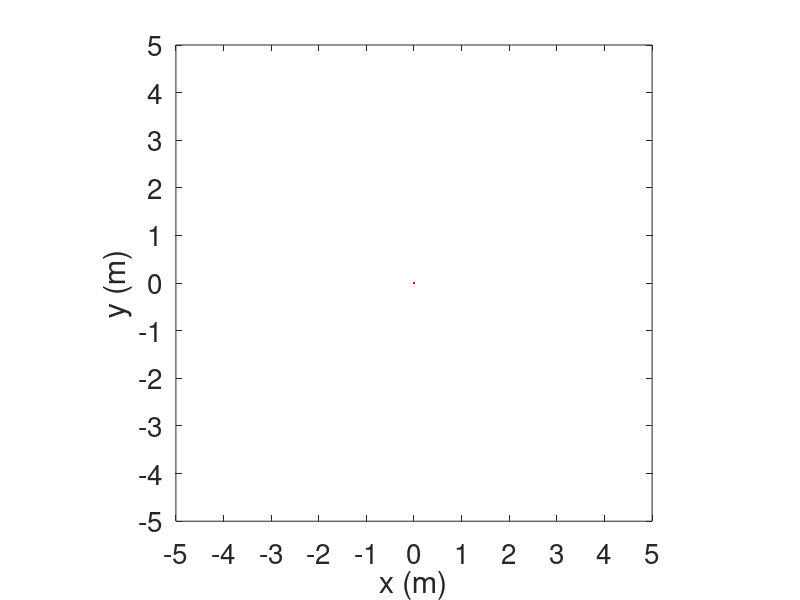

The MATLAB source for this figure: (Note: this script raises an error after producing the figure.)

function main(export, skip)
clc
clear
        % Default so that we dont skip or export if we dont want to 
        if nargin < 2

            skip = [0 0];

            if nargin < 1

                export = [0 0];

            end

        end


    k = 500;  % spring coefficient
    m_t = 150.0; % mass of thruster
    m_p = 70.0;  % mass of pod
    c = 2*sqrt(k/m_p);  % damping coefficient
    d = .5;  % diameter of pod
    r = .25;
    I = m_p*((d/2)^2)/2;  % inertia of pod

    BK =    [0         0         0         0         0         0         0         0;
      -10.1931    4.7397    4.2857    0.0591    6.0824   -4.0721   -3.6416    1.0793;
             0         0         0         0         0         0         0         0;
        4.2857    0.0591  -10.1931    4.7397    6.0824   -4.0721    3.6416   -1.0793;
             0         0         0         0         0         0         0         0;
             0         0         0         0         0         0         0         0;
             0         0         0         0         0         0         0         0;
             0         0         0         0         0         0         0         0;];


    frame_info = system_graphs_create_elements
%     frame_info_system = system_create_elements

    
    x0 = [0.0;0.0;0.0;0.0;0.0;0.0;0.0;0.0];
    t = [0.0:0.1:200];
    target = [0;0;0;0;0;1.0;0.0;0;];
    opts = odeset('RelTol',1e-2,'AbsTol',1e-4);
    [t, y] = ode45(@(t,y) controller(t,y,target), t, x0, opts);
    data = [t, y];
    % plot(t, y(:,2),t, y(:,4),t, y(:,6),t, y(:,7));

    
% Designate animation function
frame_gen_function = @(frame_info,tau) animation_graphs(t,y,frame_info,tau); % frame function, defined below in file

% Declare timing
timing.duration = 5; % three second animation
timing.fps = 15;     % create frames for 15 fps animation
timing.pacing = @(y) softspace(0,1,y); % Use a soft start and end, using the included softstart function

% Declare a directory name in which to place files
destination = 'system_graphs';

% Animate the movie
[frame_info, endframe]...
    = animation(frame_gen_function,frame_info,timing,destination,export(1),skip(1));    
    
 
function h = system_graphs_create_elements
    h.f = figure(17);                            % Designate a figure for this animation
    clf(h.f)                                     % Clear this figure
    set(h.f,'color','w','InvertHardCopy','off')  % Set this figure to have a white background
                                             %  and to maintain color
                                             %  settings during printing

    h.ax = axes('Parent',h.f);                   % Create axes for the plot
    set(h.ax,'Xlim',[-5 5],'Ylim',[-5 5]);   % Set the range of the plot
    set(h.ax,'Xtick',-5:1:5,'YTick',-5:1:5);   % Set the tick locations
    set(h.ax,'FontSize',20);                       % Set the axis font size
    xlabel(h.ax, 'x (m)')							 % Label the axes
    ylabel(h.ax, 'y (m)')
    set(h.ax,'Box','on')						 % put box all the way around the axes
    axis equal
    
    % Line element to be used to draw the path
    h.line1 = line(0,0,'Color',[235 14 30]/255,'linewidth',5,'Parent',h.ax);
    h.line2 = line(0,0,'Color',[0 0 255]/255,'linewidth',5,'Parent',h.ax);
    h.line3 = line(0,0,'Color',[0 255 0]/255,'linewidth',5,'Parent',h.ax);
    h.line4 = line(0,0,'Color',[255 0 0]/255,'linewidth',5,'Parent',h.ax);
end   

function frame_info = animation_graphs(t,y,frame_info,tau)
%     % Declare a baseline set of points at which to evaluate the cosine
% 	% function
% 	x_full = linspace(-5,5,300)';
% 	
% 	% Truncate the points to the percentage of the way through drawing
% 	x = x_full(1:round(tau*length(x_full)),:);
% 
% 	% Evaluate the cosine function at the x points;
% 	a = sin(x);
% 	z = sin(x);
%     set(frame_info.line1,'XData',x,'YData',a);
%     set(frame_info.line1,'XData',t,'YData',y(:,1))
    if ~isempty(t)
        t1 = get_square(2,2,1,1,0);  
        set(frame_info.line1,'XData',t1(1,:),'YData',t1(2,:));
        t2 = get_square(-2,2,1,1,0);
        set(frame_info.line2,'XData',t2(1,:),'YData',t2(2,:));
        t3 = get_square(0,0,1,1,0);
        set(frame_info.line3,'XData',t3(1,:),'YData',t3(2,:));
    end

     
%     
%     set(frame_info.line1,'XData',t,'YData',y(:,2));
%     set(frame_info.line2,'XData',t,'YData',y(:,4));
%     set(frame_info.line3,'XData',t,'YData',y(:,6));
%     set(frame_info.line4,'XData',t,'YData',y(:,7));
	frame_info.printmethod = @(dest) print(frame_info.f,'-dpng','-r 150','-painters',dest);
end


function [square] = get_square(centerX, centerY,width,height, orientation)
    %        x3,x4
    %        -----   
    %  y1,y2 - c - y3,y4
    %        -----  
    %        x1,x2
    a = centerX;
    b = centerY;
    w = width;
    h = height;
    theta = orientation;
    X = [-w/2 w/2 w/2 -w/2 -w/2];
    Y = [h/2 h/2 -h/2 -h/2 h/2];
    P = [X;Y];
    ct = cos(theta);
    st = sin(theta);
    R = [ct -st;st ct];
    P = R * P;
    X_values = P(1,:)+a;
    gen_pt_num = 3
    top_array = (linspace(X_values(1),X_values(2),gen_pt_num));
    right_array = (linspace(X_values(2),X_values(3),gen_pt_num));
    bottom_array = (linspace(X_values(3),X_values(4),gen_pt_num));
    left_array = (linspace(X_values(4),X_values(5),gen_pt_num));
    tot_x_array = [top_array,right_array,bottom_array,left_array];
    Y_values = P(2,:)+b;
    top_array = (linspace(Y_values(1),Y_values(2),gen_pt_num));
    right_array = (linspace(Y_values(2),Y_values(3),gen_pt_num));
    bottom_array = (linspace(Y_values(3),Y_values(4),gen_pt_num));
    left_array = (linspace(Y_values(4),Y_values(5),gen_pt_num));
    tot_y_array = [top_array,right_array,bottom_array,left_array];
    tot_array = [tot_x_array;tot_y_array]
%     h=plot(P(1,:)+a,P(2,:)+b);
%     axis equal;
    square = [tot_x_array;tot_y_array];
  
end
 

function xdot = controller(t, x, target)
    xdot = [0;
            0;
            0;
            0;
            0;
            0;
            0;
            0;];
    f = 0;
    f1 = F1(x, target);
    f2 = F2(x, target);
    xdot(1) = x(2);
    xdot(2) = -k/m_t*x(1) - c/m_t*x(2) + k/m_t*x(5) + c/m_t*x(6) - d*k/(2*m_t)*sin(x(7)) - d*c/(2*m_t)*x(8)*cos(x(7)) + f1/m_t;
    xdot(3) = x(4);
    xdot(4) = -k/m_t*x(3) - c/m_t*x(4) + k/m_t*x(5) + c/m_t*x(6) + d*k/(2*m_t)*sin(x(7)) + d*c/(2*m_t)*x(8)*cos(x(7)) + f2/m_t;
    xdot(5) = x(6);
    xdot(6) = k/m_p*x(1) + c/m_p*x(2) + k/m_p*x(3) + c/m_p*x(4) - 2*k/m_p*x(5) - 2*c/m_p*x(6) + f/m_p;
    xdot(7) = x(8);
    xdot(8) = -d*k/(2*I)*x(1) - d*c/(2*I)*x(2) + d*k/(2*I)*x(3) + d*c/(2*I)*x(4) - (d^2)*k/2*sin(x(7)) - (d^2)*c/2*x(8)*cos(x(7));
    function Fd = F(t)
        if t > 10.2
            Fd = 0.0;
        elseif t >= 10.0
            Fd = 100.0;
        else
            Fd = 0.0;
        end
    end
    function F_1 = F1(x,target)
        x_err = target - x;
        x_err(1) = x(1) - (x(5)-r*sin(x(7)));
        x_err(2) = x(2) - (x(6)-r*x(8)*cos(x(7)));
        x_err(3) = x(3) - (x(5)+r*sin(x(7)));
        x_err(4) = x(4) - (x(6)+r*x(8)*cos(x(7)));
        x_err(5) = ((x(5) - x(1)) + (x(5) - x(3)))/2;
        action = -BK*x_err;
        F_1 = action(2);
    end
    function F_2 = F2(x, target)
        x_err = target - x;
        x_err(1) = x(1) - x(5);
        x_err(2) = x(2) - x(6);
        x_err(3) = x(3) - x(5);
        x_err(4) = x(4) - x(6);
        x_err(5) = ((x(5) - x(1)) + (x(5) - x(3)))/2;
        action = -BK*x_err;
        F_2 = action(4);
    end
end

end
